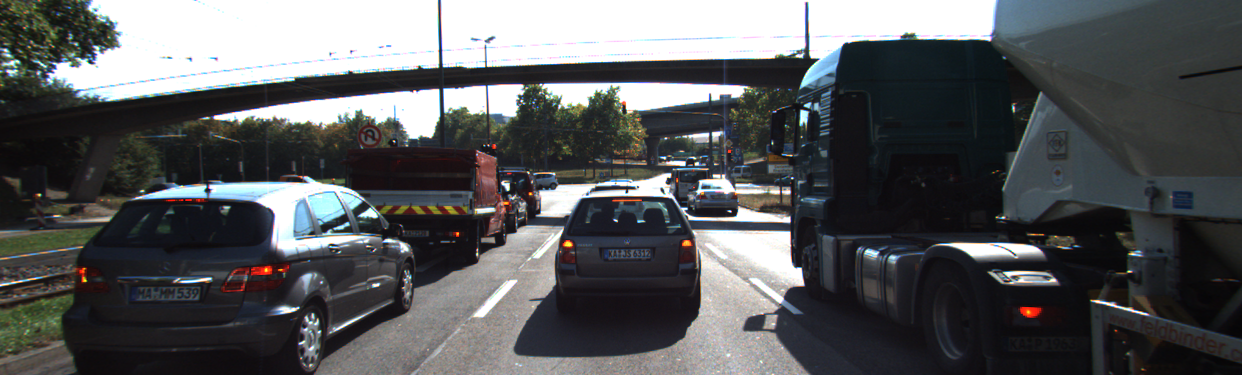
#> input picture images/KITTI/2011_09_26/image_02/data/0000000000.png, 1242 x 375 px; its folder holds 4 pictures in this run
$ jupyter execute --allow-errors TTC_Camera.ipynb
#> lines starting #> are read from the running program, lines starting #| are printed output that depends on the picture
[cell 1]
import cv2
import numpy as np
import matplotlib.pyplot as plt
import os

[cell 2]
IMAGE_PATH = "../images/KITTI/2011_09_26/image_02/data"
image_names = sorted(os.listdir(IMAGE_PATH))
image_paths = [ os.path.join(IMAGE_PATH, name) for name in image_names]

[cell 3]
# Read two successive image
prevImg = cv2.imread(image_paths[0])
#> prevImg is the input picture: shape (375, 1242, 3); mean B, G, R 90.7, 89.1, 87.5
currImg = cv2.imread(image_paths[1])
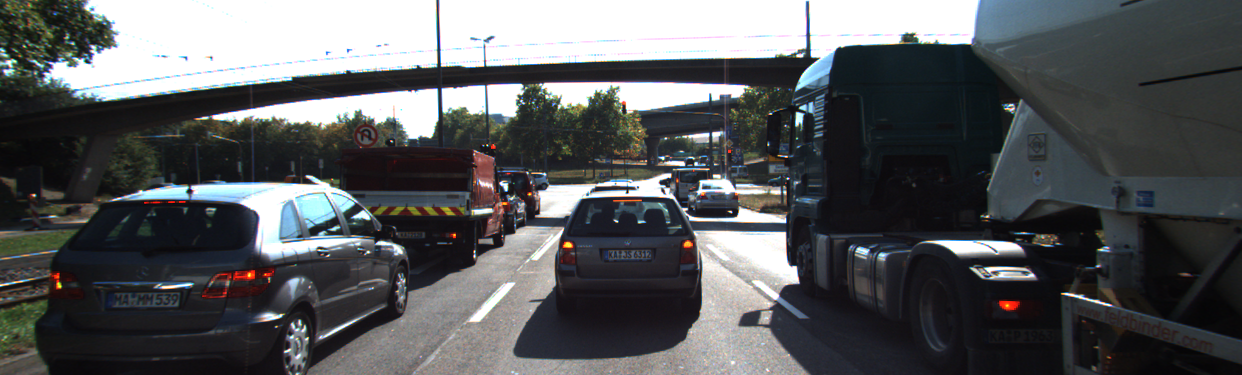
#> input picture images/KITTI/2011_09_26/image_02/data/0000000001.png, 1242 x 375 px
#> currImg is the input picture: shape (375, 1242, 3); mean B, G, R 91.1, 89.2, 87.2

# Show images
fig, (ax1, ax2) = plt.subplots(2)
fig.set_size_inches(20, 10)
fig.subplots_adjust(wspace=0.05, hspace=0.1)

ax1.set_title("frame: 0")
ax1.imshow(prevImg[:,:,::-1])
ax1.axis('off')

ax2.set_title("Frame: 1")
ax2.imshow(currImg[:,:,::-1])
ax2.axis('off')
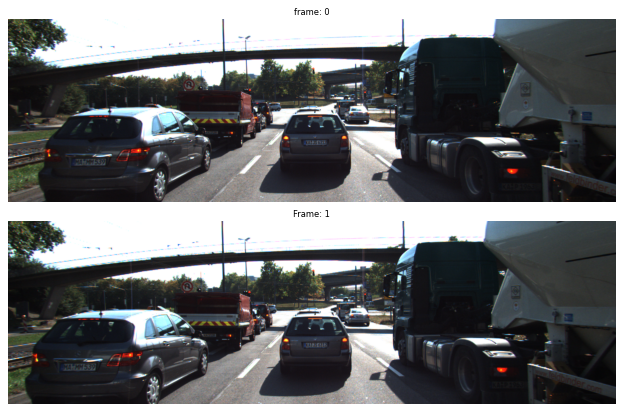
#> figure drawn by matplotlib, 2 panels

[cell 4]
currGray = cv2.cvtColor(currImg, cv2.COLOR_BGR2GRAY)
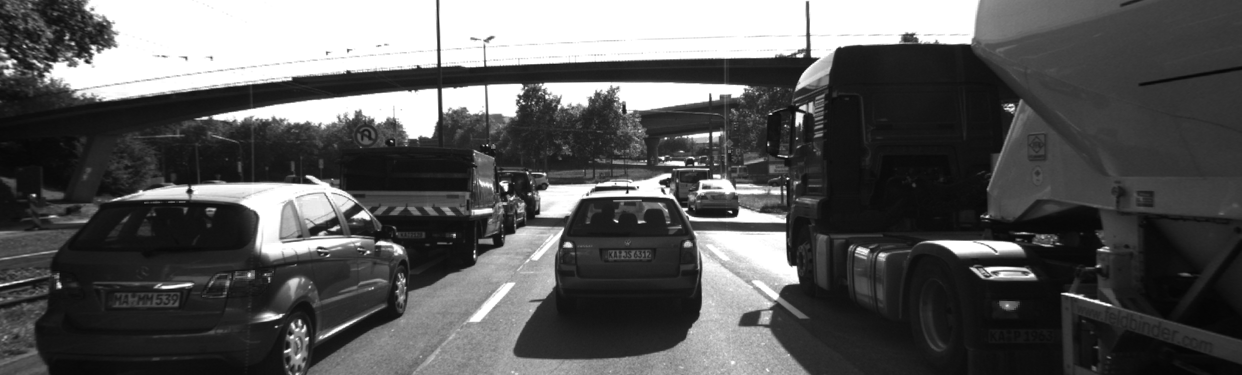
#> currGray: shape (375, 1242); min 5, max 255, mean 88.8
prevGray = cv2.cvtColor(prevImg, cv2.COLOR_BGR2GRAY)
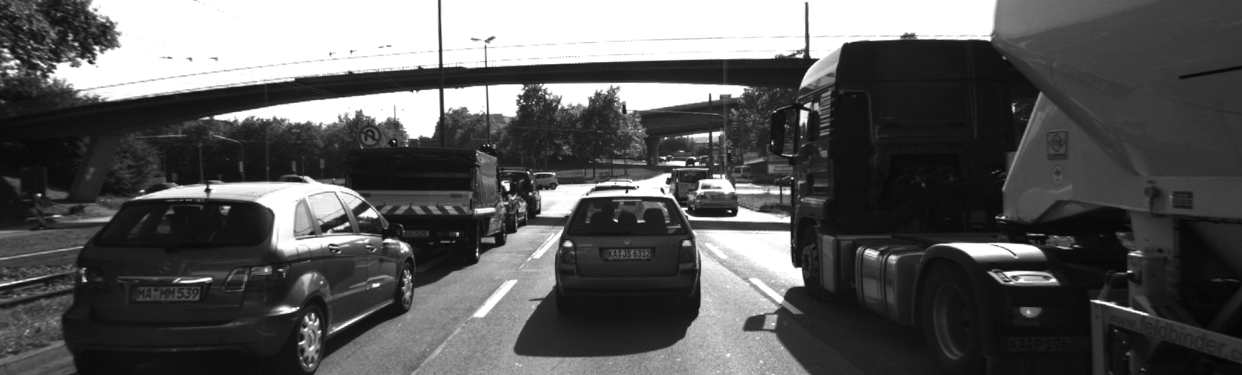
#> prevGray: shape (375, 1242); min 5, max 255, mean 88.8

[cell 5]
fast = cv2.FastFeatureDetector_create()

keypointCurr = fast.detect(currGray, None)
#> keypointCurr = 5291 keypoints; strongest (x, y, size): (627, 192, 7), (506, 190, 7), (307, 176, 7), (707, 169, 7)
keypointPrev = fast.detect(prevGray, None)
#> keypointPrev = 5275 keypoints; strongest (x, y, size): (730, 211, 7), (507, 189, 7), (616, 220, 7), (686, 208, 7)

[cell 6]
brief = cv2.xfeatures2d.BriefDescriptorExtractor_create()

keypointCurr, descriptorCurr = brief.compute(currGray, keypointCurr, None)
#> keypointCurr = 4630 keypoints; strongest (x, y, size): (627, 192, 7), (506, 190, 7), (307, 176, 7), (707, 169, 7)
keypointPrev, descriptorPrev = brief.compute(prevGray, keypointPrev, None)
#> keypointPrev = 4627 keypoints; strongest (x, y, size): (730, 211, 7), (507, 189, 7), (616, 220, 7), (686, 208, 7)

[cell 7]
currKpImg = cv2.drawKeypoints(currImg, keypointCurr, None)
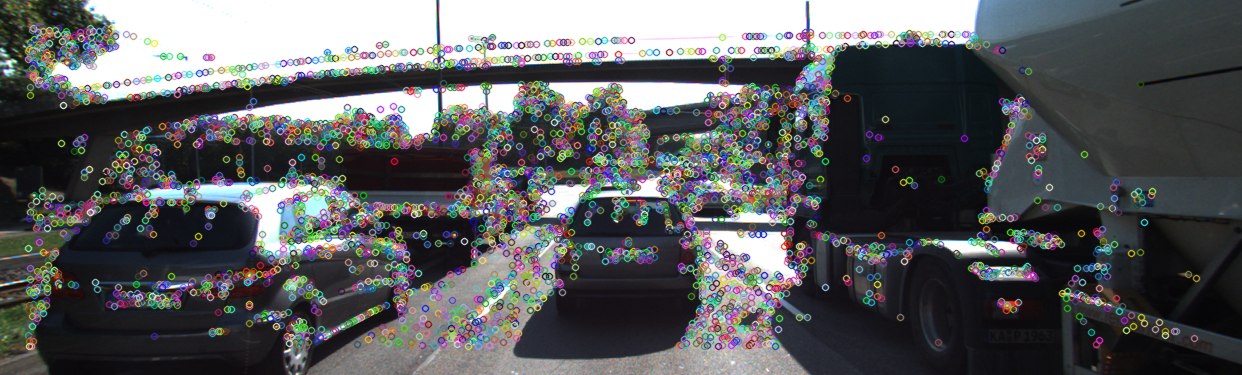
#> currKpImg: shape (375, 1242, 3); mean B, G, R 94, 92.3, 90.7
prevKpImg = cv2.drawKeypoints(prevImg, keypointPrev, None)
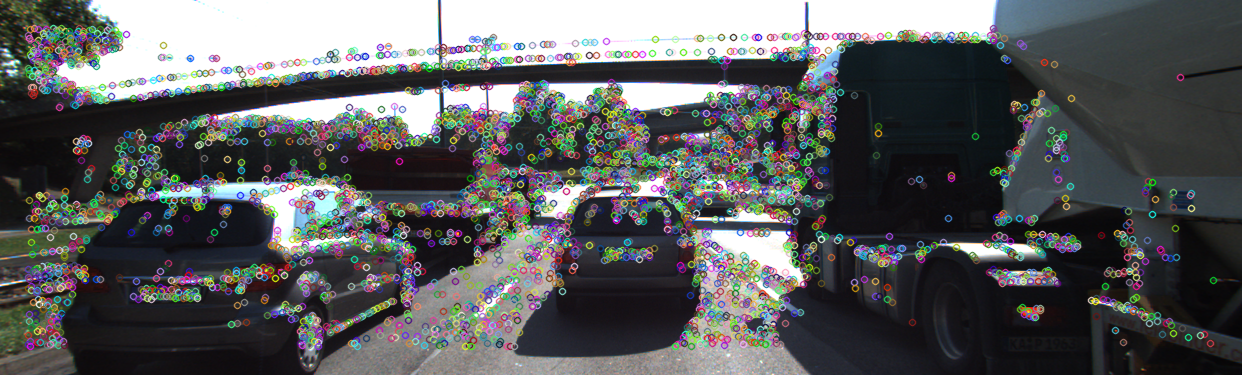
#> prevKpImg: shape (375, 1242, 3); mean B, G, R 93.7, 92.6, 91.2

# Show images
fig, (ax1, ax2) = plt.subplots(2)
fig.set_size_inches(20, 10)
fig.subplots_adjust(wspace=0.05, hspace=0.1)

ax1.set_title("frame: 0")
ax1.imshow(prevKpImg[:,:,::-1])
ax1.axis('off')

ax2.set_title("Frame: 1")
ax2.imshow(currKpImg[:,:,::-1])
ax2.axis('off')
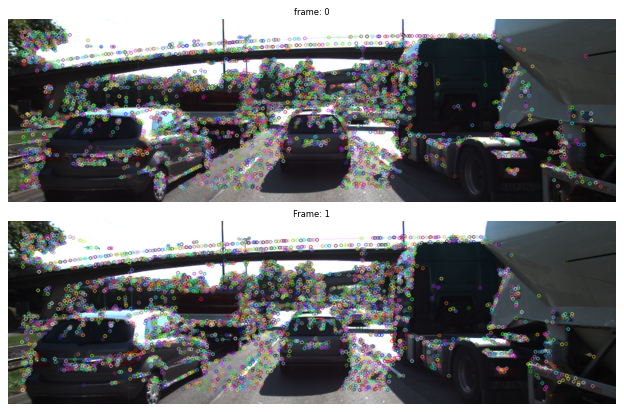
#> figure drawn by matplotlib, 2 panels

[cell 8]
# Match features.
matcher = cv2.DescriptorMatcher_create(cv2.DESCRIPTOR_MATCHER_BRUTEFORCE_HAMMING)
matches = matcher.match(descriptorPrev, descriptorCurr, None)
#> matches = 4627 matches

# Sort matches by score
#> (the rest of this cell did not finish here and is left out)

#> (a cell that did not finish here is left out)

[cell 10]
clahe = cv2.createCLAHE(clipLimit=2.0, tileGridSize=(8,8))
cl1 = clahe.apply(currGray)
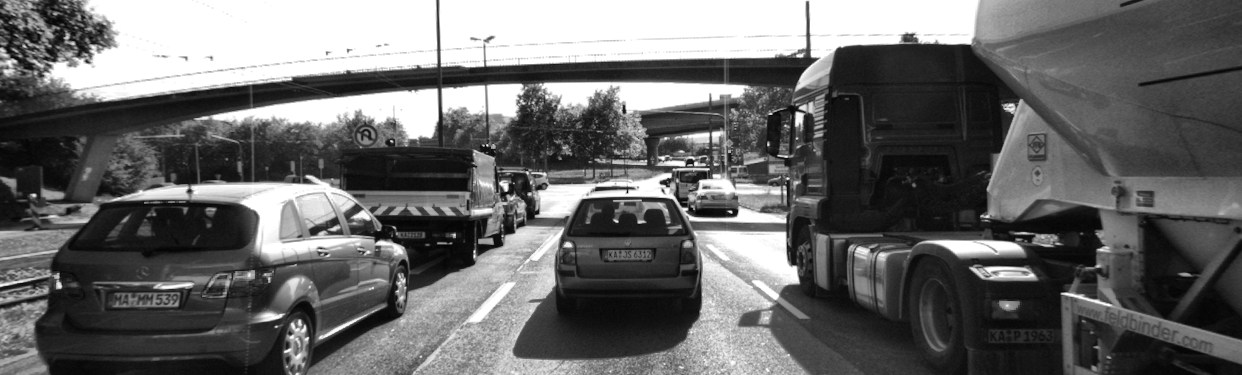
#> cl1: shape (375, 1242); min 3, max 255, mean 104
